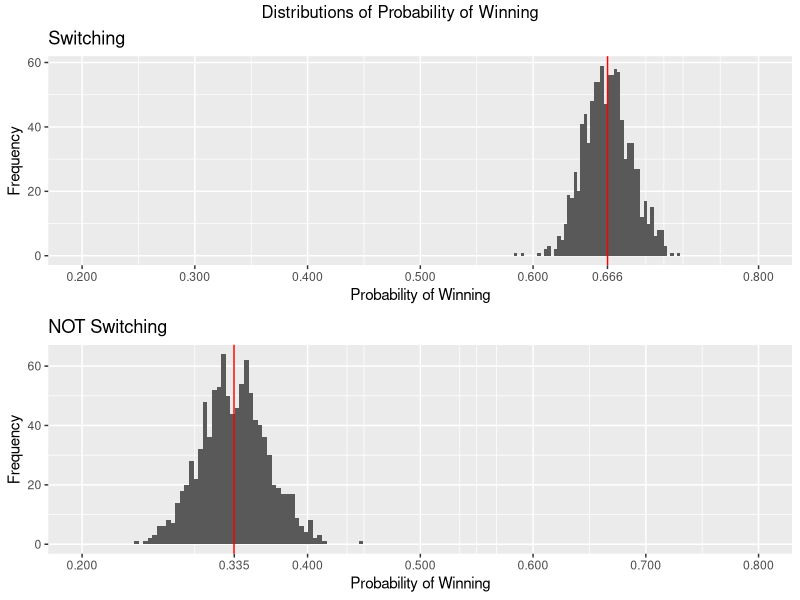
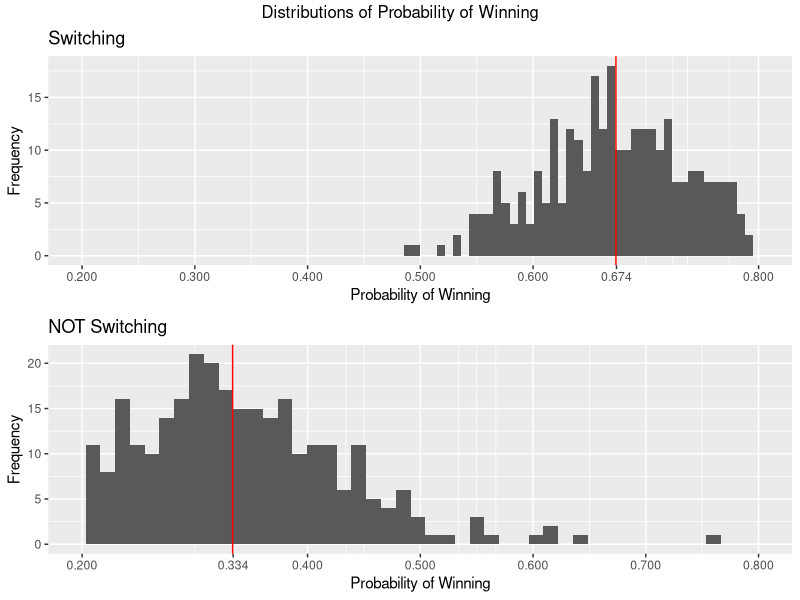
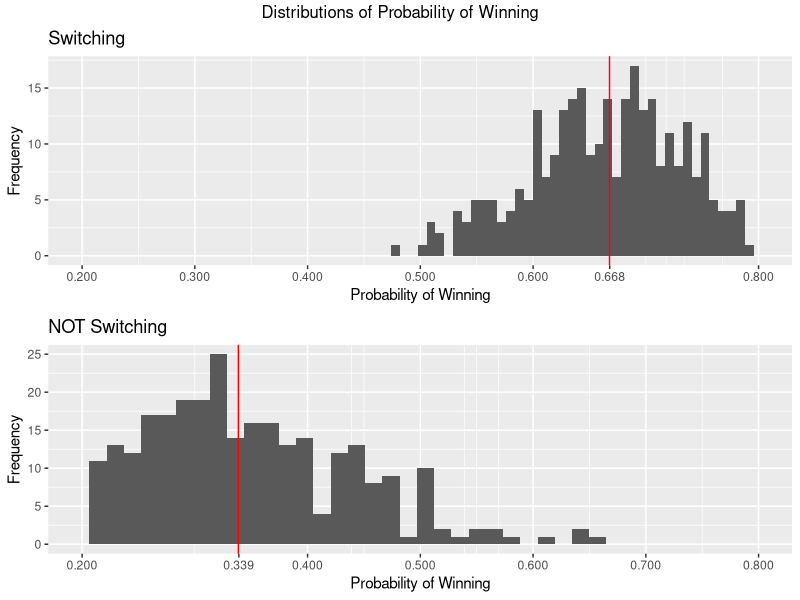
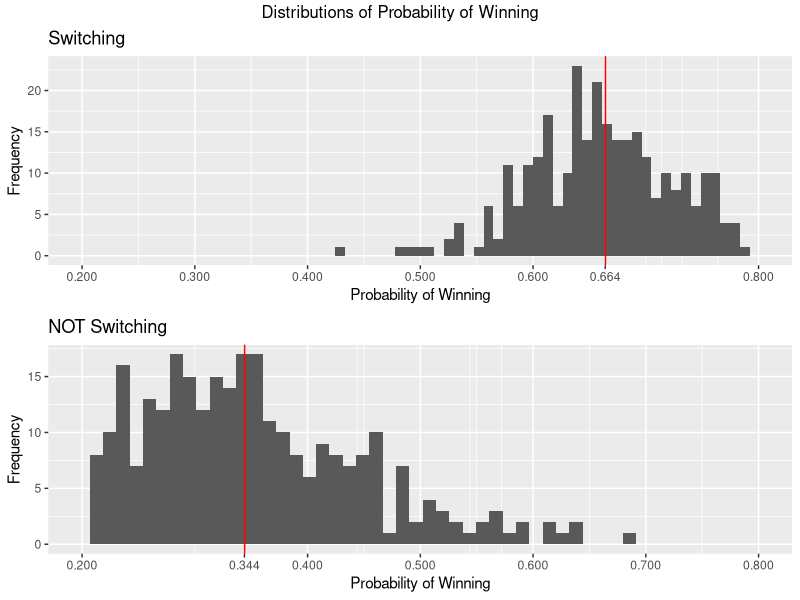
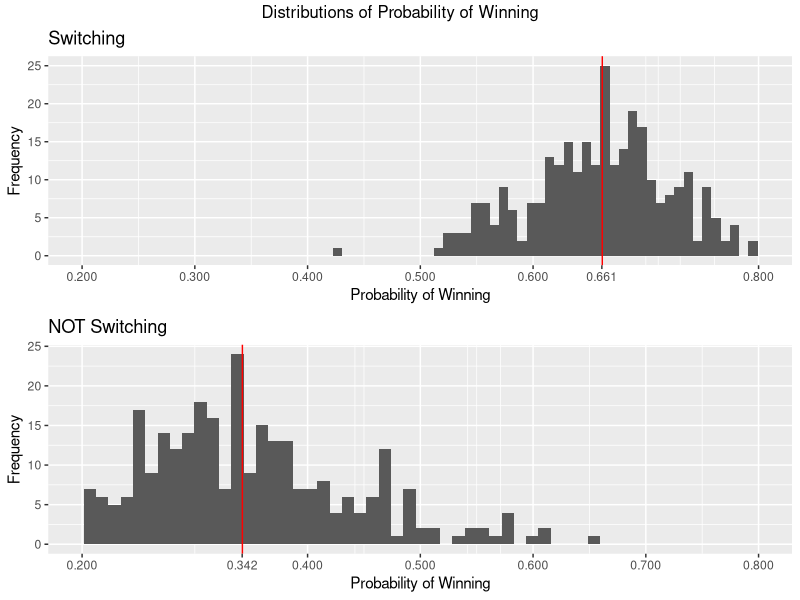
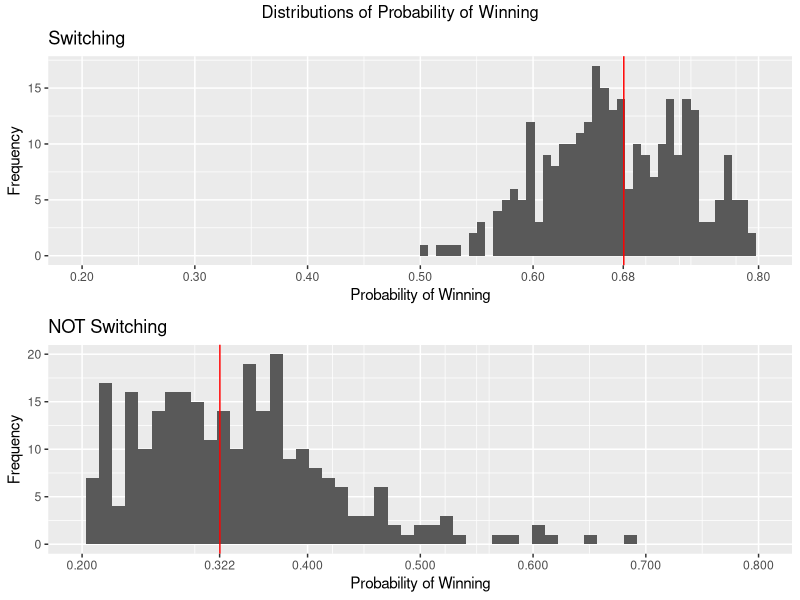
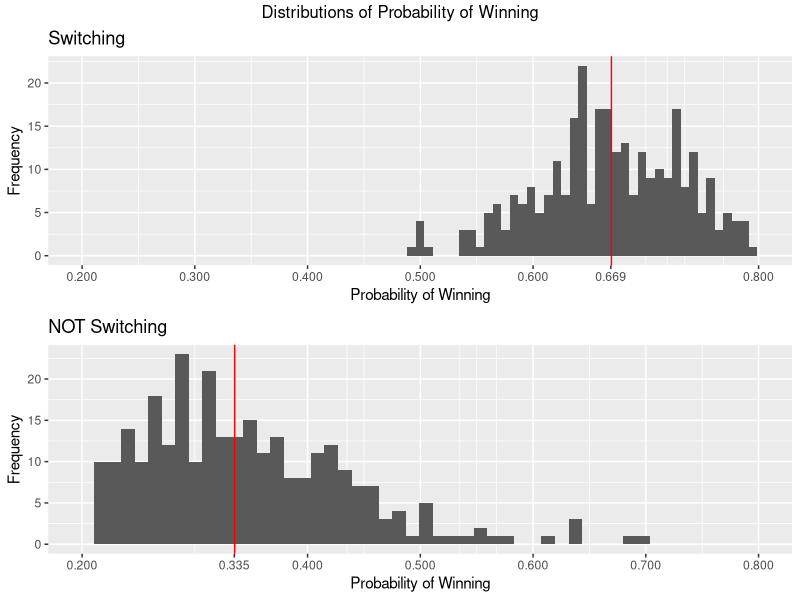
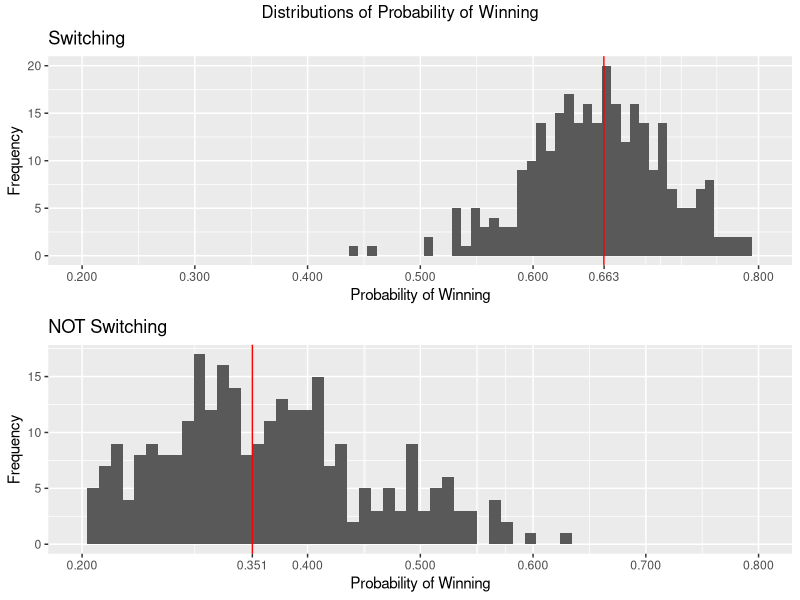

Write the R code that produced these figures, in order.
############################################################################################################
## Monty Hall Simulation
############################################################################################################

# Won the game or not
sim.won <- function(prize.door, first.door, switching){
  as.numeric(ifelse(first.door == prize.door, !switching, switching))
}

# Simulates randomly n door choices (1/3 probability for each door initially)
sim.choose.door <- function(n){
  door.prob <- runif(n)
  ifelse(door.prob <= 1/3, 1, ifelse(door.prob <= 2/3, 2, 3))
}

# Simulates randomly n choices of switching (TRUE) or not (FALSE)
sim.choose.switching <- function(n){
  switching.prob <- runif(n)
  ifelse(switching.prob <= 1/2, TRUE, FALSE)
}

# Simulates n games and calculates the probability of winning by switching or not switching
sim.game <- function(n=1000){
  prize.door <- sim.choose.door(n) # Define prize door (n times)
  first.door <- sim.choose.door(n) # Chose first door (n times)
  switching <- sim.choose.switching(n) # Define if will switch first door (n times)
  won <- sim.won(prize.door, first.door, switching) # Calculates the outcome of each run
  
  df <- data.frame(won = won, switching = switching) # Put runs in data frame
  
  # Calculate probabilities from the outcomes
  prob.win.switching <- table(df$won, df$switching)[2,2]/sum(table(df$won, df$switching)[,2])
  prob.win.not.switching <- table(df$won, df$switching)[1,2]/sum(table(df$won, df$switching)[,1])
  
  return(c(prob.win.switching, prob.win.not.switching))
}

# Plots distributions of probabilities using data frame with columns prob.win.switching and prob.win.not.switching
plot.probs <- function(df, bins = 50){
  require(ggplot2)
  require(gridExtra)
  
  # Plot for Switching
  bw <- (max(df$prob.win.switching) - min(df$prob.win.switching))/(bins - 1)
  h1 <- ggplot(df, aes(prob.win.switching)) + geom_histogram(binwidth = bw) + 
    ggtitle('Switching') + xlab('Probability of Winning') + ylab('Frequency') + 
    geom_vline(xintercept = mean(df$prob.win.switching), colour='red') + 
    scale_x_continuous(breaks = c(0.20,0.30,0.40,0.50,0.60,0.80, round(mean(df$prob.win.switching),3)), limits=c(0.20, 0.80))
  
  # Plot for NOT Switching
  bw <- (max(df$prob.win.not.switching) - min(df$prob.win.not.switching))/(bins - 1)
  h2 <- ggplot(df, aes(prob.win.not.switching)) + geom_histogram(binwidth = bw) + 
    ggtitle('NOT Switching') + xlab('Probability of Winning') + ylab('Frequency') + 
    geom_vline(xintercept = mean(df$prob.win.not.switching), colour='red') +
    scale_x_continuous(breaks = c(0.20,0.40,0.50,0.60,0.70,0.80, round(mean(df$prob.win.not.switching),3)), limits=c(0.20, 0.80))
  
  grid.arrange(h1, h2, nrow = 2, top="Distributions of Probability of Winning")
}

# Executes, repeated times, n runs of Monty Hall problem, also showing plot and descriptive results
dist.game <- function(reps=300, n=100){
  # Minimum n is 100
  if(n < 100){
    n <- 100
  }
  # Minimum reps is 300
  if(reps < 300){
    reps <- 300
  }
  
  dist <- data.frame(prob.win.switching = rep(0, times = reps),
                     prob.win.not.switching = rep(0, times = reps))
  
  # Repeating, "reps" times, "n" runs of Monty Hall problem 
  for(i in 1:reps){
    dist[i, ] <- sim.game(n)
  }
  
  # Plots distributions
  plot.probs(dist)
  
  # Returns descriptive results
  return(cat("<br/><br/>
             <li>Mean of Probability of Winnning by Switching: <span style='color:red'>", 
             round(mean(dist$prob.win.switching), 3), "</span></li>",
             "<li>Std of Probability of Winnning by Switching: <span style='color:red'>", 
             round(sqrt(var(dist$prob.win.switching)), 3), "</span></li>",
             "<li>Var. of Probability of Winnning by Switching: <span style='color:red'>", 
             round(var(dist$prob.win.switching), 5), "</span></li><br/>",
             
             "<li>Mean of Probability of Winnning by NOT Switching: <span style='color:red'>", 
             round(mean(dist$prob.win.not.switching), 3), "</span></li>",
             "<li>Std of Probability of Winnning by NOT Switching: <span style='color:red'>", 
             round(sqrt(var(dist$prob.win.not.switching)), 3), "</span></li>",
             "<li>Var. of Probability of Winnning by NOT Switching: <span style='color:red'>", 
             round(var(dist$prob.win.not.switching), 5), "</span><br/>", sep=""))
}

############################################################################################################

# Executes 1000 repetitions with 1000 runs of the Monty Hall problem each
# SHOWS PLOTS and OUTPUTS DESCRIPTIVE RESULTS
dist.game(1000, 1000)

# Executes the simulation 20 times with default values of repetitions and runs, to observe the running time
library(microbenchmark)
benchmark <- microbenchmark(
  dist.game(),
  times = 20
)

print(benchmark)

